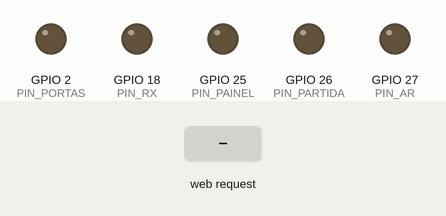
This sketch was run on a simulated ESP32. Shown: output pins drawn as LEDs (lit = HIGH). The test bench sets the inputs (shaded band). What the sketch prints to the serial monitor is not drawn.

Above: at 1.2 s.
1.3 s: HTTP request GET / received
At 2.6 s:
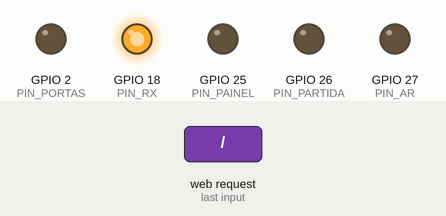
Timing chart, 0 to 4.3 s (numbered marks = the images above; inputs shaded):
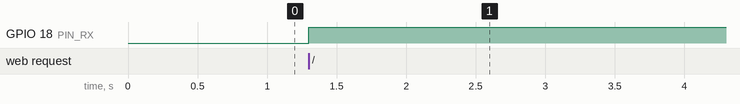

Measured:
- after the input at 1.3 s, GPIO 18 (PIN_RX): LOW → HIGH at once

The sketch:

car.ino
```cpp
#include <WiFi.h>
#include <WebServer.h>
#include <DNSServer.h>

// ==========================================
// CONFIGURACOES WIFI
// ==========================================

const char* ap_ssid = "ESP32_CONTROL";
const char* ap_password = "admin123";

// ==========================================
// LOGIN
// ==========================================

const char* login_user = "admin";
const char* login_password = "123456";

// ==========================================
// PINOS
// ==========================================

#define PIN_PORTAS  2
#define PIN_PAINEL  25
#define PIN_PARTIDA 26
#define PIN_AR      27
#define PIN_RX      18   // Novo rele: Liga RX

// ==========================================
// CONTROLE DA SESSAO
// ==========================================

const unsigned long TEMPO_SESSAO = 120000; // 2 minutos sem atividade
bool sessaoAtiva = false;
unsigned long ultimaAtividade = 0;

void ativarSessao() {
  sessaoAtiva = true;
  ultimaAtividade = millis();
  digitalWrite(PIN_RX, HIGH);
}

void encerrarSessao() {
  sessaoAtiva = false;
  digitalWrite(PIN_RX, LOW);
  Serial.println("SESSAO ENCERRADA - RELE RX DESLIGADO");
}

void atualizarSessao() {
  if (sessaoAtiva &&
      (unsigned long)(millis() - ultimaAtividade) >= TEMPO_SESSAO) {
    encerrarSessao();
    Serial.println("SESSAO EXPIRADA POR INATIVIDADE");
  }
}

// ==========================================
// CONFIGURACAO DOS PULSOS
// ==========================================

const unsigned long TEMPO_PULSO = 1000;

struct Saida {
  uint8_t pino;
  bool ativa;
  unsigned long inicio;
};

Saida saidas[] = {
  {PIN_PORTAS, false, 0},
  {PIN_PAINEL, false, 0},
  {PIN_PARTIDA, false, 0},
  {PIN_AR, false, 0}
};

const int TOTAL_SAIDAS = 4;

// ==========================================
// SERVIDOR
// ==========================================

WebServer server(80);
DNSServer dnsServer;

IPAddress localIP(192, 168, 4, 1);
IPAddress gateway(192, 168, 4, 1);
IPAddress subnet(255, 255, 255, 0);

const byte DNS_PORT = 53;

// ==========================================
// AUTENTICACAO
// ==========================================

bool autenticado() {
  if (!server.authenticate(login_user, login_password)) {
    server.requestAuthentication(
      BASIC_AUTH,
      "ESP32 Controle"
    );
    return false;
  }

  // Credenciais aceitas: manter o rele RX ligado durante a sessao.
  ativarSessao();
  return true;
}

// ==========================================
// PAGINA WEB
// ==========================================

const char pagina[] PROGMEM = R"rawliteral(

<!DOCTYPE html>
<html lang="pt-BR">

<head>

<meta charset="UTF-8">

<meta name="viewport"
content="width=device-width, initial-scale=1.0">

<title>Controle ESP32</title>

<style>

* {
  box-sizing: border-box;
}

body {
  margin: 0;
  font-family: Arial, sans-serif;
  background: #101827;
  color: white;
  min-height: 100vh;
  padding: 20px;
}

.container {
  max-width: 430px;
  margin: auto;
}

h1 {
  text-align: center;
  font-size: 25px;
  margin-bottom: 5px;
}

.subtitulo {
  text-align: center;
  color: #94a3b8;
  margin-bottom: 30px;
}

.status {
  background: #1e293b;
  padding: 15px;
  border-radius: 12px;
  margin-bottom: 20px;
  text-align: center;
  color: #4ade80;
}

.grid {
  display: grid;
  grid-template-columns: 1fr 1fr;
  gap: 15px;
}

.botao {
  border: none;
  border-radius: 15px;
  min-height: 135px;
  padding: 15px 8px;
  color: white;
  background: #263449;
  cursor: pointer;
  font-size: 17px;
  font-weight: bold;
  transition: 0.15s;
}

.botao:active {
  transform: scale(0.96);
}

.botao:disabled {
  opacity: 0.5;
  cursor: wait;
}

.icone {
  display: block;
  font-size: 35px;
  margin-bottom: 12px;
}

.door { border-bottom: 5px solid #3b82f6; }
.painel { border-bottom: 5px solid #eab308; }
.partida { border-bottom: 5px solid #22c55e; }
.ar { border-bottom: 5px solid #06b6d4; }

.botao-sair {
  width: 100%;
  margin-top: 18px;
  padding: 13px;
  border: 1px solid #ef4444;
  border-radius: 10px;
  color: white;
  background: #7f1d1d;
  font-size: 15px;
  font-weight: bold;
  cursor: pointer;
}

.mensagem {
  margin-top: 25px;
  text-align: center;
  padding: 15px;
  border-radius: 10px;
  background: #1e293b;
  color: #cbd5e1;
  min-height: 48px;
}

.rodape {
  text-align: center;
  margin-top: 25px;
  font-size: 12px;
  color: #64748b;
}

</style>

</head>

<body>

<div class="container">

<h1>CONTROLE VEICULAR</h1>

<div class="subtitulo">
ESP32 - Central de comandos
</div>

<div class="status">
● ESP32 CONECTADO
</div>

<div class="grid">

<button class="botao door"
onclick="acionar('portas',this)">

<span class="icone">🔓</span>
Destravar<br>Portas

</button>

<button class="botao painel"
onclick="acionar('painel',this)">

<span class="icone">🚘</span>
Ligar<br>Painel

</button>

<button class="botao partida"
onclick="acionar('partida',this)">

<span class="icone">🔑</span>
Partida

</button>

<button class="botao ar"
onclick="acionar('ar',this)">

<span class="icone">❄️</span>
Ar-condicionado

</button>

</div>

<button class="botao-sair" onclick="sair()">Sair do sistema</button>

<div class="mensagem" id="mensagem">
Aguardando comando...
</div>

<div class="rodape">
ESP32 ACCESS POINT<br>
192.168.4.1
</div>

</div>

<script>

async function acionar(comando, botao) {

  botao.disabled = true;

  document.getElementById("mensagem").innerText =
    "Enviando comando...";

  try {

    const resposta = await fetch(
      "/acionar/" + comando,
      {
        method: "POST",
        credentials: "same-origin"
      }
    );

    const dados = await resposta.text();

    if (!resposta.ok) {
      throw new Error(dados);
    }

    document.getElementById("mensagem").innerText =
      dados;

  } catch (erro) {

    document.getElementById("mensagem").innerText =
      "Erro: " + erro.message;

  }

  setTimeout(() => {
    botao.disabled = false;
  }, 1100);

}

// Mantem a sessao ativa enquanto a pagina estiver aberta.
// Se a pagina for fechada, o RX desliga apos 2 minutos.
const monitorSessao = setInterval(async () => {
  try {
    const resposta = await fetch("/atividade", {
      method: "GET",
      credentials: "same-origin",
      cache: "no-store"
    });

    if (!resposta.ok) {
      clearInterval(monitorSessao);
    }
  } catch (erro) {
    // Sem comunicacao: o ESP32 encerrara a sessao por tempo limite.
  }
}, 30000);

async function sair() {
  clearInterval(monitorSessao);

  document.getElementById("mensagem").innerText =
    "Encerrando sessao...";

  try {
    const resposta = await fetch("/logout", {
      method: "POST",
      credentials: "same-origin"
    });

    const dados = await resposta.text();
    document.getElementById("mensagem").innerText = dados;

    document.querySelectorAll(".botao").forEach(botao => {
      botao.disabled = true;
    });
    document.querySelector(".botao-sair").disabled = true;

  } catch (erro) {
    document.getElementById("mensagem").innerText =
      "Nao foi possivel confirmar o logout.";
  }
}

</script>

</body>
</html>

)rawliteral";

// ==========================================
// ACIONAMENTO DAS SAIDAS
// ==========================================

void acionarSaida(int indice) {

  if (indice < 0 || indice >= TOTAL_SAIDAS) {
    return;
  }

  Saida &saida = saidas[indice];

  // Evita novo acionamento enquanto ativo
  if (saida.ativa) {
    server.send(409, "text/plain",
                "Comando ja esta em execucao");
    return;
  }

  digitalWrite(saida.pino, HIGH);

  saida.ativa = true;
  saida.inicio = millis();

  Serial.print("ACIONADO GPIO: ");
  Serial.println(saida.pino);

  server.send(200, "text/plain",
              "Comando executado - pulso de 1 segundo");
}

// ==========================================
// CONTROLE AUTOMATICO DOS PULSOS
// ==========================================

void atualizarSaidas() {

  unsigned long agora = millis();

  for (int i = 0; i < TOTAL_SAIDAS; i++) {

    if (saidas[i].ativa &&
        (unsigned long)(agora - saidas[i].inicio)
          >= TEMPO_PULSO) {

      digitalWrite(saidas[i].pino, LOW);

      saidas[i].ativa = false;

      Serial.print("DESLIGADO GPIO: ");
      Serial.println(saidas[i].pino);
    }
  }
}

// ==========================================
// CONFIGURAR ROTAS WEB
// ==========================================

void configurarServidor() {

  server.on("/", HTTP_GET, []() {

    if (!autenticado()) return;

    server.send_P(200, "text/html", pagina);

  });

  // Heartbeat: confirma que a pagina continua aberta e autenticada.
  server.on("/atividade", HTTP_GET, []() {
    if (!autenticado()) return;
    server.sendHeader("Cache-Control", "no-store");
    server.send(200, "text/plain", "Sessao ativa");
  });

  // Logout: desliga o rele RX imediatamente.
  server.on("/logout", HTTP_POST, []() {
    if (!autenticado()) return;
    encerrarSessao();
    server.send(200, "text/plain", "Sessao encerrada. Rele RX desligado.");
  });

  server.on("/acionar/portas", HTTP_POST, []() {

    if (!autenticado()) return;

    acionarSaida(0);

  });

  server.on("/acionar/painel", HTTP_POST, []() {

    if (!autenticado()) return;

    acionarSaida(1);

  });

  server.on("/acionar/partida", HTTP_POST, []() {

    if (!autenticado()) return;

    acionarSaida(2);

  });

  server.on("/acionar/ar", HTTP_POST, []() {

    if (!autenticado()) return;

    acionarSaida(3);

  });

  server.onNotFound([]() {

    if (!autenticado()) return;

    server.sendHeader("Location", "http://192.168.4.1/");
    server.send(302, "text/plain", "");

  });

  server.begin();

  Serial.println("Servidor HTTP iniciado");
}

// ==========================================
// SETUP
// ==========================================

void setup() {

  Serial.begin(115200);

  // Inicializar saidas em nivel baixo

  for (int i = 0; i < TOTAL_SAIDAS; i++) {

    pinMode(saidas[i].pino, OUTPUT);

    digitalWrite(saidas[i].pino, LOW);

  }

  // Rele RX: desligado ate um login valido.
  pinMode(PIN_RX, OUTPUT);
  digitalWrite(PIN_RX, LOW);

  // Criar rede Wi-Fi

  WiFi.mode(WIFI_AP);

  WiFi.softAPConfig(localIP, gateway, subnet);

  WiFi.softAP(ap_ssid, ap_password);

  Serial.println();
  Serial.println("==============================");
  Serial.println(" ESP32 CONTROLE VEICULAR");
  Serial.println("==============================");

  Serial.print("WiFi: ");
  Serial.println(ap_ssid);

  Serial.print("IP: ");
  Serial.println(WiFi.softAPIP());

  // DNS para portal cativo

  dnsServer.start(
    DNS_PORT,
    "*",
    localIP
  );

  // Iniciar servidor

  configurarServidor();

}

// ==========================================
// LOOP
// ==========================================

void loop() {

  dnsServer.processNextRequest();

  server.handleClient();

  atualizarSaidas();
  atualizarSessao();

}
```
